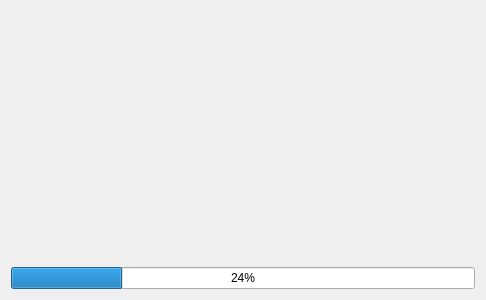
<?xml version="1.0" encoding="UTF-8"?>
<ui version="4.0">
 <class>LoadingScreen</class>
 <widget class="QWidget" name="LoadingScreen">
  <property name="geometry">
   <rect>
    <x>0</x>
    <y>0</y>
    <width>486</width>
    <height>300</height>
   </rect>
  </property>
  <property name="windowTitle">
   <string>Form</string>
  </property>
  <layout class="QVBoxLayout" name="verticalLayout">
   <item>
    <widget class="QWidget" name="introWidget" native="true">
     <property name="styleSheet">
      <string notr="true">background-image: url(:/icons/images/pattern.png);</string>
     </property>
     <layout class="QHBoxLayout" name="horizontalLayout">
      <item>
       <spacer name="horizontalSpacer">
        <property name="orientation">
         <enum>Qt::Horizontal</enum>
        </property>
        <property name="sizeHint" stdset="0">
         <size>
          <width>40</width>
          <height>20</height>
         </size>
        </property>
       </spacer>
      </item>
      <item>
       <widget class="QLabel" name="label">
        <property name="styleSheet">
         <string notr="true">background-image: url(:/icons/images/none.png);</string>
        </property>
        <property name="text">
         <string/>
        </property>
        <property name="pixmap">
         <pixmap resource="../resource/resource.qrc">:/image/Logo</pixmap>
        </property>
       </widget>
      </item>
      <item>
       <spacer name="horizontalSpacer_2">
        <property name="orientation">
         <enum>Qt::Horizontal</enum>
        </property>
        <property name="sizeHint" stdset="0">
         <size>
          <width>40</width>
          <height>20</height>
         </size>
        </property>
       </spacer>
      </item>
     </layout>
    </widget>
   </item>
   <item>
    <widget class="QProgressBar" name="progressBar">
     <property name="value">
      <number>24</number>
     </property>
    </widget>
   </item>
  </layout>
 </widget>
 <resources>
  <include location="../resource/resource.qrc"/>
 </resources>
 <connections/>
</ui>
